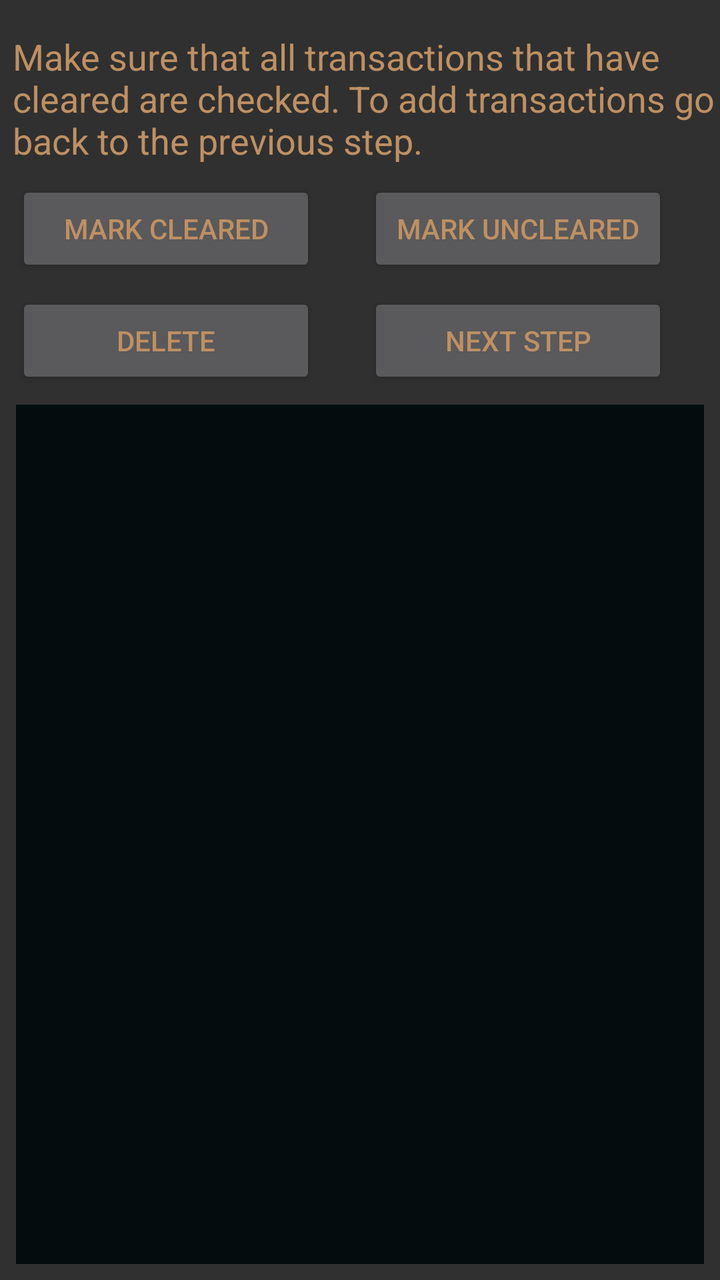
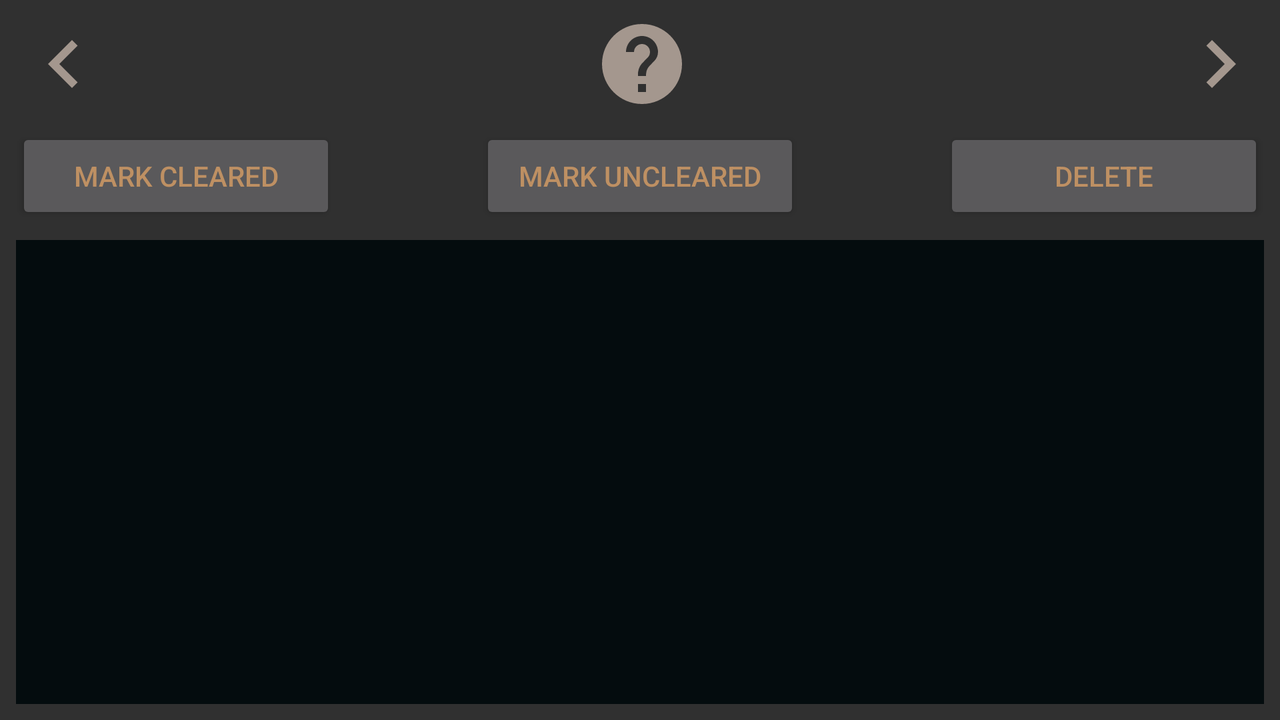

First picture: res/layout/ on a phone held upright. Second picture: the repository's own variant of that layout, on a device whose configuration matches the variant's folder. Source for both follows.
<!-- AndroidManifest.xml: application theme AppTheme -->
<!-- res/layout/activity_review.xml -->
<?xml version="1.0" encoding="utf-8"?>
<android.support.constraint.ConstraintLayout
    xmlns:android="http://schemas.android.com/apk/res/android"
    xmlns:app="http://schemas.android.com/apk/res-auto"
    xmlns:tools="http://schemas.android.com/tools"
    android:layout_width="match_parent"
    android:layout_height="match_parent"
    tools:layout_editor_absoluteY="0dp"
    tools:layout_editor_absoluteX="0dp"
    android:scrollbars="vertical"
    >

    <GridView
        android:id="@+id/gvTrans"
        android:layout_width="0dp"
        android:layout_height="0dp"
        android:layout_marginBottom="8dp"
        android:layout_marginLeft="8dp"
        android:layout_marginRight="8dp"
        android:layout_marginTop="8dp"
        android:numColumns="1"
        android:horizontalSpacing="1dp"
        android:verticalSpacing="1dp"
        android:background="@color/colorPrimaryDark"
        android:theme="@style/AlertDialog.AppCompat"
        android:textColor="@color/textPrimaryColor"
        android:clickable="true"
        android:scrollbars="vertical"
        app:layout_constraintBottom_toBottomOf="parent"
        app:layout_constraintLeft_toLeftOf="parent"
        app:layout_constraintRight_toRightOf="parent"
        app:layout_constraintTop_toBottomOf="@+id/btnNextReview"
        android:listSelector="@color/colorAccentBlend"
        android:drawSelectorOnTop="true"
        />

    <Button
        android:id="@+id/btnMarkClear"
        android:layout_width="150dp"
        android:layout_height="wrap_content"
        android:layout_marginLeft="8dp"
        android:layout_marginTop="8dp"
        android:text="@string/btnClear"
        android:textColor="@color/textPrimaryColor"
        app:layout_constraintLeft_toLeftOf="parent"
        app:layout_constraintTop_toBottomOf="@+id/textView" />

    <Button
        android:id="@+id/btnDelete"
        android:layout_width="150dp"
        android:layout_height="wrap_content"
        android:layout_marginLeft="8dp"
        android:layout_marginTop="8dp"
        android:text="@string/btnRemove"
        android:textColor="@color/textPrimaryColor"
        app:layout_constraintLeft_toLeftOf="parent"
        app:layout_constraintTop_toBottomOf="@+id/btnMarkClear" />

    <TextView
        android:id="@+id/textView"
        android:layout_width="wrap_content"
        android:layout_height="wrap_content"
        android:layout_marginLeft="32dp"
        android:layout_marginRight="32dp"
        android:layout_marginTop="16dp"
        android:text="@string/desc3"
        android:textColor="@color/textPrimaryColor"
        android:textAppearance="@style/TextAppearance.AppCompat.Medium"
        app:layout_constraintHorizontal_bias="0.406"
        app:layout_constraintLeft_toLeftOf="parent"
        app:layout_constraintRight_toRightOf="parent"
        app:layout_constraintTop_toTopOf="parent" />

    <Button
        android:id="@+id/btnMarkUnClear"
        android:layout_width="150dp"
        android:layout_height="wrap_content"
        android:layout_marginLeft="8dp"
        android:layout_marginRight="8dp"
        android:layout_marginTop="8dp"
        android:text="@string/btnUnClear"
        android:textColor="@color/textPrimaryColor"
        app:layout_constraintLeft_toRightOf="@+id/btnMarkClear"
        app:layout_constraintRight_toRightOf="parent"
        app:layout_constraintTop_toBottomOf="@+id/textView" />

    <Button
        android:id="@+id/btnNextReview"
        android:layout_width="150dp"
        android:layout_height="wrap_content"
        android:layout_marginLeft="8dp"
        android:layout_marginRight="8dp"
        android:layout_marginTop="8dp"
        android:text="@string/next"
        android:textColor="@color/textPrimaryColor"
        app:layout_constraintLeft_toRightOf="@+id/btnDelete"
        app:layout_constraintRight_toRightOf="parent"
        app:layout_constraintTop_toBottomOf="@+id/btnMarkUnClear" />

</android.support.constraint.ConstraintLayout>
<!-- resources referenced by this layout -->
<resources>
  <color name="colorAccentBlend">#88525B56</color>
  <color name="colorPrimaryDark">#040C0E</color>
  <color name="textPrimaryColor">#BE9063</color>
  <string name="btnClear">Mark Cleared</string>
  <string name="btnRemove">Delete</string>
  <string name="btnUnClear">Mark Uncleared</string>
  <string name="desc3">Make sure that all transactions that have cleared are checked.
          To add transactions go back to the previous step. </string>
  <string name="next">Next Step</string>
  <style name="AppTheme" parent="@style/Theme.AppCompat.NoActionBar">
          
          <item name="colorPrimary">@color/colorPrimary</item>
          <item name="colorPrimaryDark">@color/colorPrimaryDark</item>
          <item name="colorAccent">@color/colorAccent</item>
          
          
      </style>
  <color name="colorPrimary">#132226</color>
  <color name="colorAccent">#525B56</color>
</resources>
<!-- res/layout-land/activity_review.xml (the repository's variant of the layout above) -->
<!-- drawn on the phone turned sideways -->
<?xml version="1.0" encoding="utf-8"?>
<android.support.constraint.ConstraintLayout
    xmlns:android="http://schemas.android.com/apk/res/android"
    xmlns:app="http://schemas.android.com/apk/res-auto"
    xmlns:tools="http://schemas.android.com/tools"
    android:layout_width="match_parent"
    android:layout_height="match_parent"
    tools:layout_editor_absoluteY="0dp"
    tools:layout_editor_absoluteX="0dp"
    android:scrollbars="vertical"
    >

    <GridView
        android:id="@+id/gvTrans"
        android:layout_width="0dp"
        android:layout_height="0dp"
        android:layout_marginBottom="8dp"
        android:layout_marginLeft="8dp"
        android:layout_marginRight="8dp"
        android:layout_marginTop="8dp"
        android:numColumns="1"
        android:horizontalSpacing="1dp"
        android:verticalSpacing="1dp"
        android:background="@color/colorPrimaryDark"
        android:theme="@style/AlertDialog.AppCompat"
        android:textColor="@color/textPrimaryColor"
        android:clickable="true"
        android:scrollbars="vertical"
        app:layout_constraintBottom_toBottomOf="parent"
        app:layout_constraintLeft_toLeftOf="parent"
        app:layout_constraintRight_toRightOf="parent"
        app:layout_constraintTop_toBottomOf="@+id/btnDelete"
        android:listSelector="@color/colorAccentBlend"
        android:drawSelectorOnTop="true"
        />

    <Button
        android:id="@+id/btnMarkClear"
        android:layout_width="160dp"
        android:layout_height="wrap_content"
        android:layout_marginStart="8dp"
        android:layout_marginTop="8dp"
        android:text="@string/btnClear"
        android:textColor="@color/textPrimaryColor"
        app:layout_constraintLeft_toLeftOf="parent"
        app:layout_constraintTop_toBottomOf="@+id/btnHelp" />

    <Button
        android:id="@+id/btnDelete"
        android:layout_width="160dp"
        android:layout_height="wrap_content"
        android:layout_marginRight="8dp"
        android:layout_marginTop="8dp"
        android:text="@string/btnRemove"
        android:textColor="@color/textPrimaryColor"
        app:layout_constraintRight_toRightOf="parent"
        app:layout_constraintTop_toBottomOf="@+id/btnHelp" />

    <Button
        android:id="@+id/btnMarkUnClear"
        android:layout_width="160dp"
        android:layout_height="wrap_content"
        android:layout_marginLeft="8dp"
        android:layout_marginRight="8dp"
        android:layout_marginStart="8dp"
        android:layout_marginTop="8dp"
        android:text="@string/btnUnClear"
        android:textColor="@color/textPrimaryColor"
        app:layout_constraintLeft_toRightOf="@+id/btnMarkClear"
        app:layout_constraintRight_toLeftOf="@+id/btnDelete"
        app:layout_constraintTop_toBottomOf="@+id/btnHelp" />

    <Button
        android:id="@+id/btnNextReview"
        style="@style/Widget.AppCompat.Button.Small"
        android:layout_width="wrap_content"
        android:layout_height="wrap_content"
        android:layout_marginEnd="6dp"
        android:layout_marginTop="8dp"
        android:background="@drawable/ic_navigate_next_black_24dp"
        android:textColor="@color/textPrimaryColor"
        app:layout_constraintRight_toRightOf="parent"
        app:layout_constraintTop_toTopOf="parent" />

    <Button
        android:id="@+id/btnPrev"
        style="@style/Widget.AppCompat.Button.Small"
        android:layout_width="wrap_content"
        android:layout_height="wrap_content"
        android:layout_marginTop="8dp"
        android:background="@drawable/ic_navigate_before_black_24dp"
        android:layout_marginStart="8dp"
        app:layout_constraintLeft_toLeftOf="parent"
        app:layout_constraintTop_toTopOf="parent" />

    <Button
        android:id="@+id/btnHelp"
        android:layout_width="wrap_content"
        android:layout_height="wrap_content"
        style="@style/Widget.AppCompat.Button.Small"
        android:background="@drawable/ic_help_black_24dp"
        app:layout_constraintTop_toTopOf="parent"
        android:layout_marginTop="8dp"
        app:layout_constraintLeft_toRightOf="@+id/btnPrev"
        android:layout_marginLeft="8dp"
        app:layout_constraintRight_toLeftOf="@+id/btnNextReview"
        android:layout_marginRight="8dp" />

</android.support.constraint.ConstraintLayout>
<!-- resources referenced by the variant -->
<!-- as the phone turned sideways resolves them -->
<resources>
  <color name="colorAccentBlend">#88525B56</color>
  <color name="colorPrimaryDark">#040C0E</color>
  <color name="textPrimaryColor">#BE9063</color>
  <!-- drawable ic_help_black_24dp (drawable) -->
  <vector xmlns:android="http://schemas.android.com/apk/res/android"
          android:width="24dp"
          android:height="24dp"
          android:viewportWidth="24.0"
          android:viewportHeight="24.0">
      <path
          android:fillColor="@color/colorAccent4"
          android:pathData="M12,2C6.48,2 2,6.48 2,12s4.48,10 10,10 10,-4.48 10,-10S17.52,2 12,2zM13,19h-2v-2h2v2zM15.07,11.25l-0.9,0.92C13.45,12.9 13,13.5 13,15h-2v-0.5c0,-1.1 0.45,-2.1 1.17,-2.83l1.24,-1.26c0.37,-0.36 0.59,-0.86 0.59,-1.41 0,-1.1 -0.9,-2 -2,-2s-2,0.9 -2,2L8,9c0,-2.21 1.79,-4 4,-4s4,1.79 4,4c0,0.88 -0.36,1.68 -0.93,2.25z"/>
  </vector>
  <!-- drawable ic_navigate_before_black_24dp (drawable) -->
  <vector xmlns:android="http://schemas.android.com/apk/res/android"
          android:width="24dp"
          android:height="24dp"
          android:viewportWidth="24.0"
          android:viewportHeight="24.0">
      <path
          android:fillColor="@color/colorAccent4"
          android:pathData="M15.41,7.41L14,6l-6,6 6,6 1.41,-1.41L10.83,12z"/>
  </vector>
  <!-- drawable ic_navigate_next_black_24dp (drawable) -->
  <vector xmlns:android="http://schemas.android.com/apk/res/android"
          android:width="24dp"
          android:height="24dp"
          android:viewportWidth="24.0"
          android:viewportHeight="24.0">
      <path
          android:fillColor="@color/colorAccent4"
          android:pathData="M10,6L8.59,7.41 13.17,12l-4.58,4.59L10,18l6,-6z"/>
  </vector>
  <string name="btnClear">Mark Cleared</string>
  <string name="btnRemove">Delete</string>
  <string name="btnUnClear">Mark Uncleared</string>
  <style name="AppTheme" parent="@style/Theme.AppCompat.NoActionBar">
          
          <item name="colorPrimary">@color/colorPrimary</item>
          <item name="colorPrimaryDark">@color/colorPrimaryDark</item>
          <item name="colorAccent">@color/colorAccent</item>
          
          
      </style>
  <color name="colorAccent4">#A4978E</color>
  <color name="colorPrimary">#132226</color>
  <color name="colorAccent">#525B56</color>
</resources>
